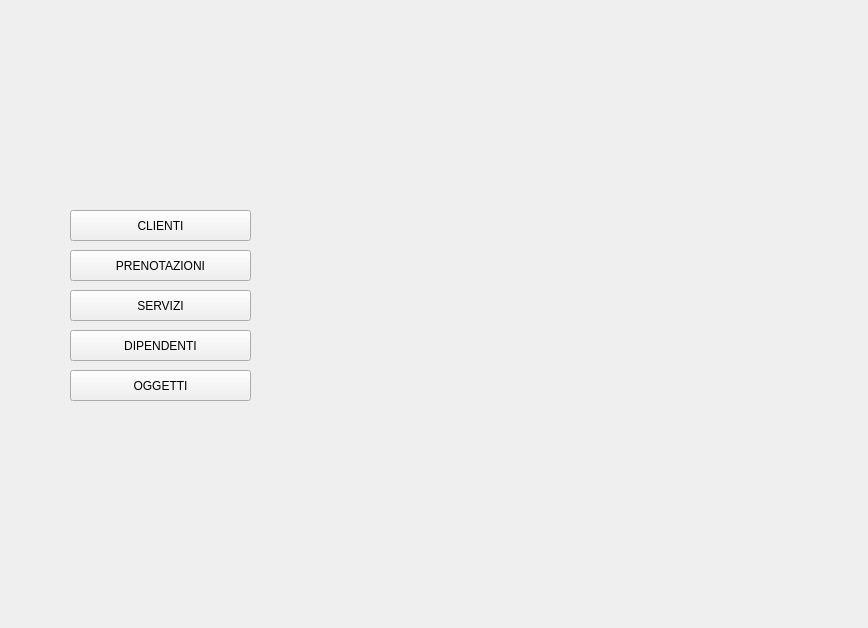
<?xml version="1.0" encoding="UTF-8"?>
<ui version="4.0">
 <class>Home</class>
 <widget class="QMainWindow" name="Home">
  <property name="enabled">
   <bool>true</bool>
  </property>
  <property name="geometry">
   <rect>
    <x>0</x>
    <y>0</y>
    <width>868</width>
    <height>628</height>
   </rect>
  </property>
  <property name="cursor">
   <cursorShape>ArrowCursor</cursorShape>
  </property>
  <property name="windowTitle">
   <string>MainWindow</string>
  </property>
  <property name="styleSheet">
   <string notr="true"/>
  </property>
  <widget class="QWidget" name="centralwidget">
   <widget class="QPushButton" name="pushButton">
    <property name="geometry">
     <rect>
      <x>70</x>
      <y>210</y>
      <width>181</width>
      <height>31</height>
     </rect>
    </property>
    <property name="styleSheet">
     <string notr="true">font: 75 italic 12pt &quot;MS Sans Serif&quot;;</string>
    </property>
    <property name="text">
     <string>CLIENTI</string>
    </property>
   </widget>
   <widget class="QPushButton" name="pushButton_2">
    <property name="geometry">
     <rect>
      <x>70</x>
      <y>250</y>
      <width>181</width>
      <height>31</height>
     </rect>
    </property>
    <property name="styleSheet">
     <string notr="true">font: 75 italic 12pt &quot;MS Sans Serif&quot;;</string>
    </property>
    <property name="text">
     <string>PRENOTAZIONI</string>
    </property>
   </widget>
   <widget class="QPushButton" name="pushButton_3">
    <property name="geometry">
     <rect>
      <x>70</x>
      <y>290</y>
      <width>181</width>
      <height>31</height>
     </rect>
    </property>
    <property name="styleSheet">
     <string notr="true">font: 75 italic 12pt &quot;MS Sans Serif&quot;;</string>
    </property>
    <property name="text">
     <string>SERVIZI</string>
    </property>
   </widget>
   <widget class="QPushButton" name="pushButton_4">
    <property name="geometry">
     <rect>
      <x>70</x>
      <y>330</y>
      <width>181</width>
      <height>31</height>
     </rect>
    </property>
    <property name="styleSheet">
     <string notr="true">font: 75 italic 12pt &quot;MS Sans Serif&quot;;</string>
    </property>
    <property name="text">
     <string>DIPENDENTI</string>
    </property>
   </widget>
   <widget class="QPushButton" name="pushButton_5">
    <property name="geometry">
     <rect>
      <x>70</x>
      <y>370</y>
      <width>181</width>
      <height>31</height>
     </rect>
    </property>
    <property name="styleSheet">
     <string notr="true">font: 75 italic 12pt &quot;MS Sans Serif&quot;;</string>
    </property>
    <property name="text">
     <string>OGGETTI</string>
    </property>
   </widget>
  </widget>
 </widget>
 <resources>
  <include location="../../immaginiprogetto/immagini.qrc"/>
 </resources>
 <connections>
  <connection>
   <sender>pushButton</sender>
   <signal>clicked()</signal>
   <receiver>Home</receiver>
   <slot>go_lista_clienti()</slot>
   <hints>
    <hint type="sourcelabel">
     <x>208</x>
     <y>224</y>
    </hint>
    <hint type="destinationlabel">
     <x>329</x>
     <y>136</y>
    </hint>
   </hints>
  </connection>
 </connections>
 <slots>
  <slot>go_lista_clienti()</slot>
 </slots>
</ui>
